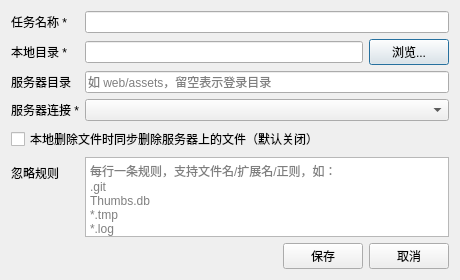
<?xml version="1.0" encoding="UTF-8"?>
<ui version="4.0">
 <class>TaskDialog</class>
 <widget class="QDialog" name="TaskDialog">
  <property name="geometry">
   <rect>
    <x>0</x>
    <y>0</y>
    <width>460</width>
    <height>280</height>
   </rect>
  </property>
  <property name="minimumSize">
   <size>
    <width>460</width>
    <height>0</height>
   </size>
  </property>
  <layout class="QVBoxLayout" name="verticalLayout">
   <item>
    <layout class="QFormLayout" name="formLayout">
     <item row="0" column="0">
      <widget class="QLabel" name="labelName">
       <property name="text">
        <string>任务名称 *</string>
       </property>
      </widget>
     </item>
     <item row="0" column="1">
      <widget class="QLineEdit" name="nameEdit"/>
     </item>
     <item row="1" column="0">
      <widget class="QLabel" name="labelLocalDir">
       <property name="text">
        <string>本地目录 *</string>
       </property>
      </widget>
     </item>
     <item row="1" column="1">
      <layout class="QHBoxLayout" name="localDirRow">
       <item>
        <widget class="QLineEdit" name="localDirEdit"/>
       </item>
       <item>
        <widget class="QPushButton" name="browseBtn">
         <property name="text">
          <string>浏览...</string>
         </property>
        </widget>
       </item>
      </layout>
     </item>
     <item row="2" column="0">
      <widget class="QLabel" name="labelRemoteDir">
       <property name="text">
        <string>服务器目录</string>
       </property>
      </widget>
     </item>
     <item row="2" column="1">
      <widget class="QLineEdit" name="remoteDirEdit">
       <property name="placeholderText">
        <string>如 web/assets，留空表示登录目录</string>
       </property>
      </widget>
     </item>
     <item row="3" column="0">
      <widget class="QLabel" name="labelServer">
       <property name="text">
        <string>服务器连接 *</string>
       </property>
      </widget>
     </item>
     <item row="3" column="1">
      <widget class="QComboBox" name="serverCombo"/>
     </item>
     <item row="4" column="0" colspan="2">
      <widget class="QCheckBox" name="deleteRemoteCheck">
       <property name="text">
        <string>本地删除文件时同步删除服务器上的文件（默认关闭）</string>
       </property>
      </widget>
     </item>
     <item row="5" column="0">
      <widget class="QLabel" name="labelIgnore">
       <property name="text">
        <string>忽略规则</string>
       </property>
      </widget>
     </item>
     <item row="5" column="1">
      <widget class="QPlainTextEdit" name="ignoreEdit">
       <property name="placeholderText">
        <string>每行一条规则，支持文件名/扩展名/正则，如：
.git
Thumbs.db
*.tmp
*.log</string>
       </property>
      </widget>
     </item>
    </layout>
   </item>
   <item>
    <layout class="QHBoxLayout" name="btnRow">
     <item>
      <spacer name="btnRowSpacer">
       <property name="orientation">
        <enum>Qt::Horizontal</enum>
       </property>
       <property name="sizeHint" stdset="0">
        <size>
         <width>40</width>
         <height>20</height>
        </size>
       </property>
      </spacer>
     </item>
     <item>
      <widget class="QPushButton" name="okBtn">
       <property name="text">
        <string>保存</string>
       </property>
      </widget>
     </item>
     <item>
      <widget class="QPushButton" name="cancelBtn">
       <property name="text">
        <string>取消</string>
       </property>
      </widget>
     </item>
    </layout>
   </item>
  </layout>
 </widget>
 <resources/>
 <connections/>
</ui>
